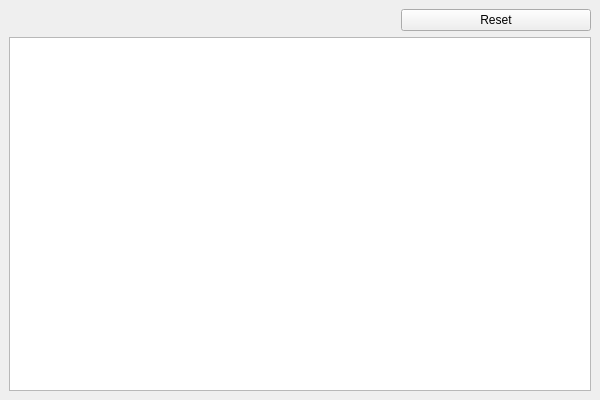
<?xml version="1.0" encoding="UTF-8"?>
<ui version="4.0">
 <class>MainWindow</class>

<!--> 
Sets window size 
<-->
 <widget class="QMainWindow" name="MainWindow">
  <property name="geometry">
   <rect>
    <x>0</x>
    <y>0</y>
    <width>600</width>
    <height>400</height>
   </rect>
  </property>

<!--> 
Sets game title
<-->
  <property name="windowTitle">
   <string>Memory Game</string>
  </property>
  


  <widget class="QWidget" name="centralWidget">
   <layout class="QVBoxLayout" name="verticalLayout">
    
    <item>

    <!--> 
    Number of matched pairs 
    <-->
     <layout class="QHBoxLayout" name="horizontalLayout">
     <item>
       <widget class="QLabel" name="pairsLabel">
       </widget>
      </item>


    <!--> 
    Number of tries  
    <-->
      <item>
       <widget class="QLabel" name="stepsLabel">
       </widget>
      </item>

      
    <!--> 
    Reset Button   
    <-->
      <item>
       <widget class="QPushButton" name="resetButton">
        <property name="text">
         <string>Reset</string>
        </property>
       </widget>
      </item>
      
     </layout>
    </item>


    <!--> 
       
    <-->
    <item>
     <widget class="QGraphicsView" name="graphicsView">
      <property name="verticalScrollBarPolicy">
       <enum>Qt::ScrollBarAlwaysOff</enum>
      </property>
      <property name="horizontalScrollBarPolicy">
       <enum>Qt::ScrollBarAlwaysOff</enum>
      </property>
     </widget>
    </item>

    


   </layout>
  </widget>
 </widget>

<!--> 
Connections for Click, Reset and Start actions  
<-->
 <connections>

  <connection>
   <sender>resetButton</sender>
   <signal>clicked()</signal>
   <receiver>MainWindow</receiver>
   <slot>startGame()</slot>
  </connection>

 </connections>

<!--> 
Slot for starting game
<-->
 <slots>
  <slot>startGame()</slot>
 </slots>


</ui>
